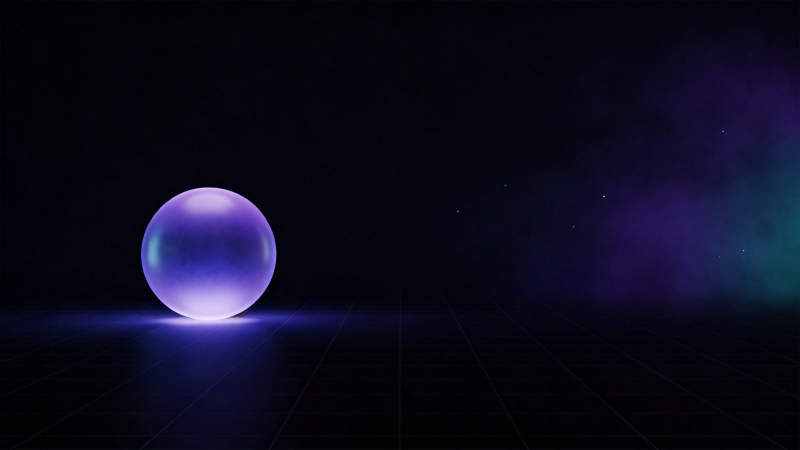
#> input picture docs/emails/hero/backdrop-kie.jpg, 1600 x 899 px (shown at 1/2 size)
$ python compose.py
#> lines starting #> are read from the running program, lines starting #| are printed output that depends on the picture
"""Content OS hero: one idea in, agents fan it out to every channel, views and pipeline flow back.
Backdrop and orb by Kie.ai (seedream 4.5, backdrop-1.png); diagram, motion and type drawn here."""
import math, sys
from PIL import Image, ImageDraw, ImageFont, ImageFilter

W, H = 1200, 600          # drawn at 2x, GIF written at 600x300
FRAMES = 36
ICONS = '/Users/adithyamurali/content-os-work/tantra-content-engine/public/images/accounts/'
FONT = '/Users/adithyamurali/Library/Fonts/Inter-Variable.ttf'
VIOLET, TEAL, GREEN, WHITE = (157, 133, 255), (77, 214, 200), (52, 211, 153), (244, 245, 249)

# [7 lines left out: function font, not called in this run]

# Backdrop: crop 16:9 to 2:1 around the orb and floor.
bd = Image.open('backdrop-kie.jpg').convert('RGB')
#> bd is the input picture: PIL image 1600x899 RGB; mean R, G, B 11.6, 11.6, 29.8
bw, bh = bd.size
#> bw = 1600; bh = 899
ch = bw // 2
#> ch = 800
top = int(bh * 0.10)
#> top = 89
bd = bd.crop((0, top, bw, top + ch)).resize((W, H), Image.LANCZOS)
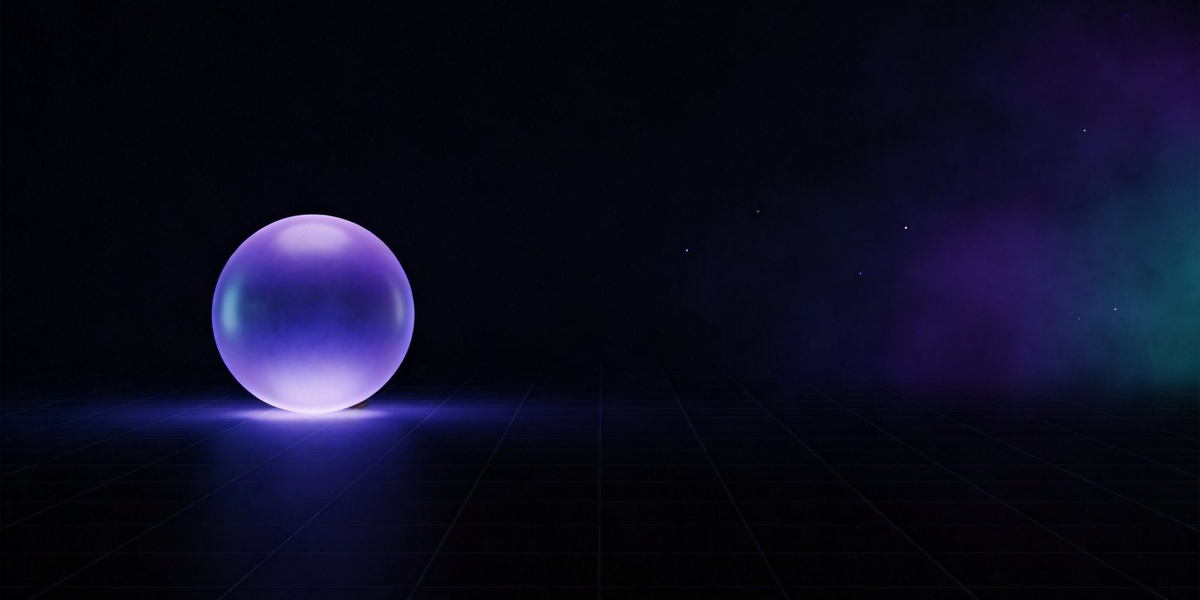
#> bd: PIL image 1200x600 RGB; mean R, G, B 12.6, 12.5, 32.1
ORB = (312, 310)  # orb centre, measured on the composed frame (radius about 100)

CHANNELS = ['linkedin', 'instagram', 'x', 'youtube', 'tiktok', 'threads']
CARD_X, CARD_W, CARD_H = 610, 196, 58
cards = [(CARD_X, 78 + i * 76) for i in range(len(CHANNELS))]
PANEL = (930, 170, 1150, 430)

# [4 lines left out: function bezier, not called in this run]

out_paths = [((ORB[0] + 96, ORB[1] - 6), (ORB[0] + 230, ORB[1] - 6), (CARD_X - 140, y + CARD_H / 2), (CARD_X, y + CARD_H / 2)) for _, y in cards]
back_paths = [((CARD_X + CARD_W, y + CARD_H / 2), (CARD_X + CARD_W + 70, y + CARD_H / 2), (PANEL[0] - 60, (PANEL[1] + PANEL[3]) / 2), (PANEL[0], (PANEL[1] + PANEL[3]) / 2)) for _, y in cards]
#> (the run stopped early here; a loop or call above may not have finished)
